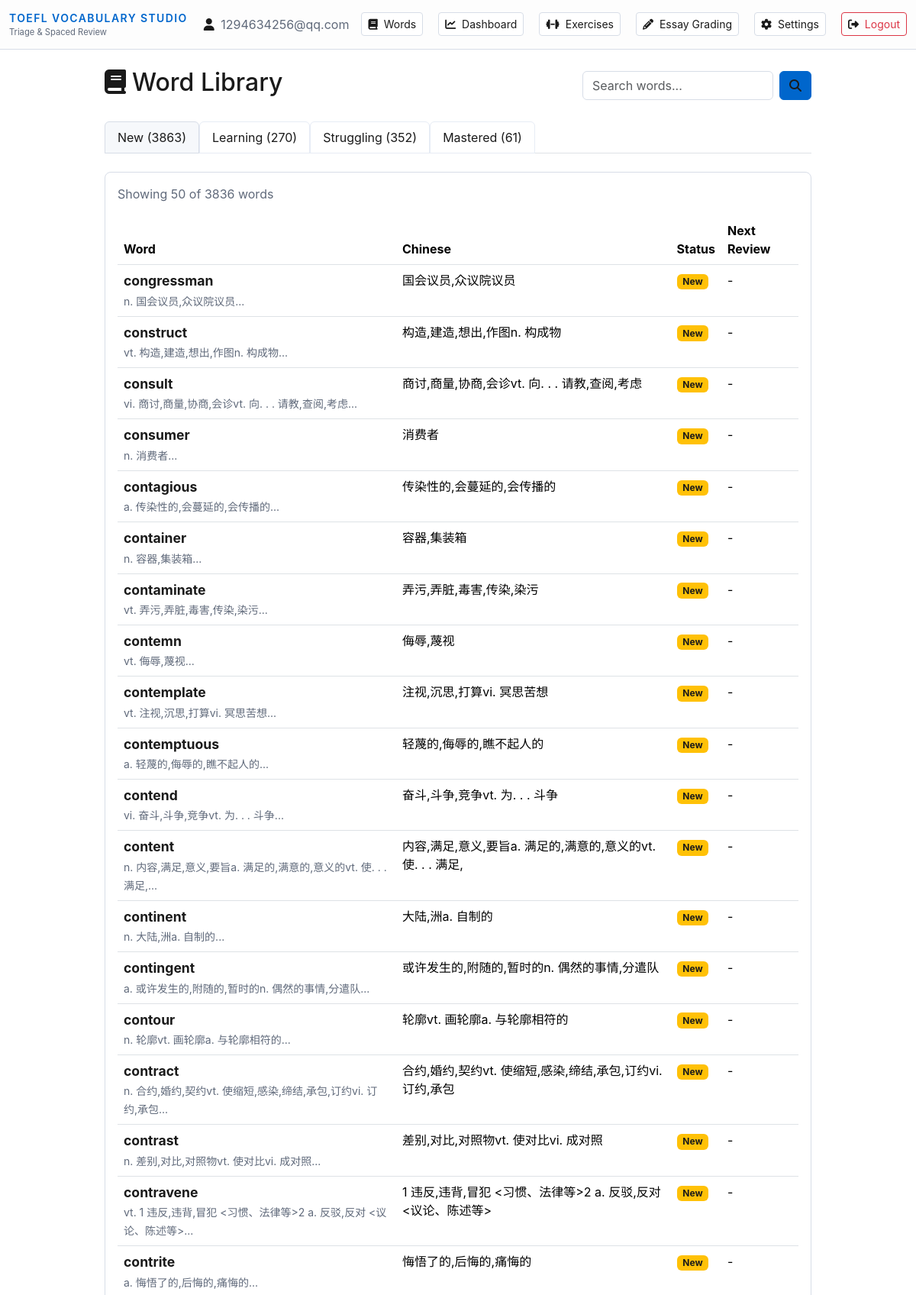
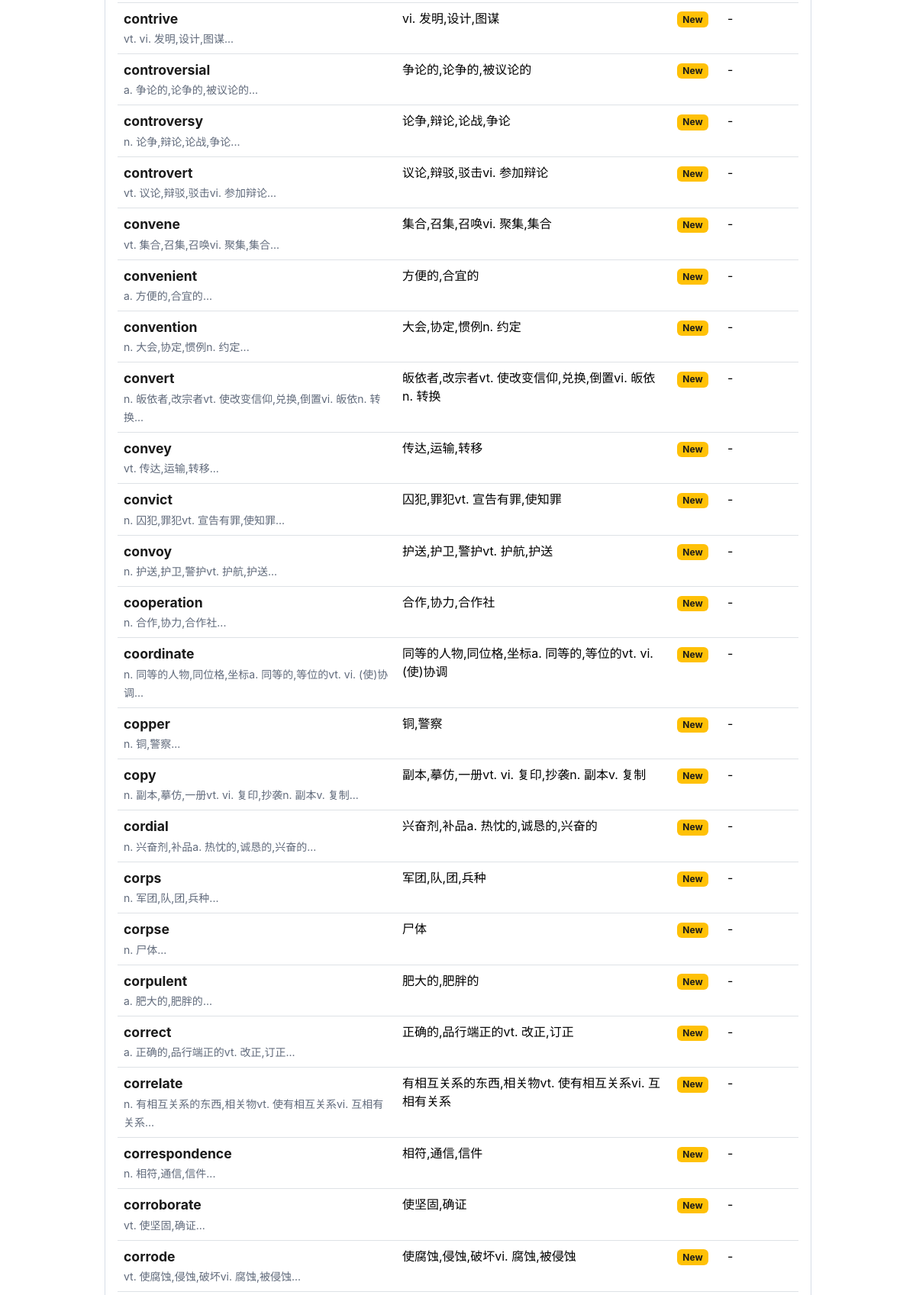
The page /words (signed in, upper part) on the database its author committed (2 pictures, top to bottom).
### models.py (models this page shows, shortened)
class User(db.Model):
    __tablename__ = 'users'
    id = db.Column(db.Integer, primary_key=True, index=True)
    email = db.Column(db.String(255), unique=True, index=True, nullable=False)
    password_hash = db.Column(db.String(255), nullable=False)
    daily_goal = db.Column(db.Integer, default=20, nullable=False)
    created_at = db.Column(db.DateTime(timezone=True), default=utcnow, nullable=False)
    words = db.relationship('UserWord', back_populates='user', cascade='all, delete-orphan')
    reviews = db.relationship('ReviewLog', back_populates='user', cascade='all, delete-orphan')

class Word(db.Model):
    __tablename__ = 'words'
    id = db.Column(db.Integer, primary_key=True, index=True)
    lemma = db.Column(db.String(255), unique=True, index=True, nullable=False)
    definition = db.Column(db.Text, nullable=False)
    example = db.Column(db.Text, nullable=False)
    cn_gloss = db.Column(db.String(255), nullable=True)
    pronunciation_audio_url = db.Column(db.String(500), nullable=True)
    pronunciation_pitfall_cn = db.Column(db.Text, nullable=True)
    user_words = db.relationship('UserWord', back_populates='word', cascade='all, delete-orphan')
    reviews = db.relationship('ReviewLog', back_populates='word', cascade='all, delete-orphan')

### app.py (the view)
@app.route('/words')
@login_required
def browse_words():
    user = get_current_user()
    if not user:
        return redirect(url_for('login'))
    category = request.args.get('category', 'new')
    page = request.args.get('page', 1, type=int)
    per_page = 50
    offset = (page - 1) * per_page
    words, total_count = get_words_by_mastery(user.id, category, limit=per_page, offset=offset)
    total_pages = (total_count + per_page - 1) // per_page
    breakdown = get_mastery_breakdown(user.id)
    enriched_words = []
    for word in words:
        user_word = UserWord.query.filter_by(user_id=user.id, word_id=word.id).first()
        enriched_words.append({
            'word': word,
            'user_word': user_word
        })
    return render_template(
        'words.html',
        enriched_words=enriched_words,
        category=category,
        page=page,
        total_pages=total_pages,
        total_count=total_count,
        breakdown=breakdown
    )

### app.py (called while the page is built)
@app.before_request
def _assign_request_id():
    rid = request.headers.get("X-Request-Id") or request.headers.get("CF-Ray") or uuid4().hex[:12]
    g.request_id = rid
    g._request_start = time.monotonic()

@app.after_request
def _log_request(response):
    start = getattr(g, "_request_start", None)
    if start is not None:
        elapsed_ms = int((time.monotonic() - start) * 1000)
        current_app.logger.info("%s %s -> %s (%sms)", request.method, request.path, response.status_code, elapsed_ms)
    response.headers["X-Request-Id"] = getattr(g, "request_id", "-")
    return response

### utils.py (called while the page is built, shortened)
def login_required(f):
    @wraps(f)
    def decorated_function(*args, **kwargs):
        if 'user_id' not in session:
            flash('Please log in to access this page.', 'warning')
            return redirect(url_for('login'))
        return f(*args, **kwargs)
    return decorated_function

def get_current_user():
    user_id = session.get('user_id')
    if user_id:
        return User.query.get(user_id)
    return None

def get_words_by_mastery(user_id: int, category: str, limit: int = 100, offset: int = 0):
    if category == 'new':
        results = db.session.query(Word).outerjoin(
            UserWord,
            (UserWord.word_id == Word.id) & (UserWord.user_id == user_id)
        ).filter(
            UserWord.id.is_(None)
        ).order_by(Word.id).limit(limit).offset(offset).all()
        count = db.session.query(func.count(Word.id)).outerjoin(
            UserWord,
            (UserWord.word_id == Word.id) & (UserWord.user_id == user_id)
        ).filter(UserWord.id.is_(None)).scalar()
    return results, count or 0

### templates/words.html (shortened to what this page needs)
{% extends "base.html" %}
{% block content %}
<div class="row justify-content-center">
    <div class="col-lg-10">
        <div class="d-flex justify-content-between align-items-center mb-4">
            <h2><i class="fas fa-book me-2"></i>Word Library</h2>
            <form action="{{ url_for('search') }}" method="GET" class="d-flex" style="width: 300px;">
                <input type="text" name="q" class="form-control me-2" placeholder="Search words..." required>
                <button type="submit" class="btn btn-primary">
                    <i class="fas fa-search"></i>
                </button>
            </form>
        </div>
        <ul class="nav nav-tabs mb-4 word-tabs">
            <li class="nav-item">
                <a class="nav-link {% if category == 'new' %}active{% endif %}"
                   href="{{ url_for('browse_words', category='new') }}">
                    New ({{ breakdown.new }})
                </a>
            </li>
            <li class="nav-item">
                <a class="nav-link {% if category == 'learning' %}active{% endif %}"
                   href="{{ url_for('browse_words', category='learning') }}">
                    Learning ({{ breakdown.learning }})
                </a>
            </li>
            <li class="nav-item">
                <a class="nav-link {% if category == 'struggling' %}active{% endif %}"
                   href="{{ url_for('browse_words', category='struggling') }}">
                    Struggling ({{ breakdown.struggling }})
                </a>
            </li>
            <li class="nav-item">
                <a class="nav-link {% if category == 'mastered' %}active{% endif %}"
                   href="{{ url_for('browse_words', category='mastered') }}">
                    Mastered ({{ breakdown.mastered }})
                </a>
            </li>
        </ul>
        <div class="card p-3">
            <p class="text-muted mb-3">Showing {{ enriched_words|length }} of {{ total_count }} words</p>
            {% if enriched_words %}
            <div class="table-responsive">
                <table class="table table-hover word-table">
                    <thead>
                        <tr>
                            <th>Word</th>
                            <th>Chinese</th>
                            <th>Status</th>
                            <th>Next Review</th>
                        </tr>
                    </thead>
                    <tbody>
                        {% for item in enriched_words %}
                        <tr>
                            <td>
                                <strong style="font-size: 1.1rem;">{{ item.word.lemma }}</strong>
                                <br>
                                <small class="text-muted">{{ item.word.definition[:80] }}...</small>
                            </td>
                            <td>{{ item.word.cn_gloss or '-' }}</td>
                            <td>
                                {% if item.user_word %}
                                    <span class="badge bg-info">Rep: {{ item.user_word.repetitions }}</span>
                                    <span class="badge bg-secondary">EF: {{ item.user_word.easiness|round(2) }}</span>
                                {% else %}
                                    <span class="badge bg-warning">New</span>
                                {% endif %}
                            </td>
                            <td>
                                {% if item.user_word %}
                                    {{ item.user_word.next_due.strftime('%m/%d %H:%M') if item.user_word.next_due else '-' }}
                                {% else %}
                                    -
                                {% endif %}
                            </td>
                        </tr>
                        {% endfor %}
                    </tbody>
                </table>
            </div>
            {% else %}
            <div class="text-center py-5">
                <i class="fas fa-inbox fa-3x text-muted mb-3"></i>
                <p class="text-muted">No words in this category yet.</p>
            </div>
            {% endif %}
        </div>
    </div>
</div>
{% endblock %}

### templates/base.html (shortened to what this page needs)
<!DOCTYPE html>
<html lang="en">
<head>
    <link href="https://cdn.jsdelivr.net/npm/bootstrap@5.3.2/dist/css/bootstrap.min.css" rel="stylesheet">
    <link href="https://cdnjs.cloudflare.com/ajax/libs/font-awesome/6.4.0/css/all.min.css" rel="stylesheet">
    <link rel="stylesheet" href="{{ url_for('static', filename='css/unfamiliar_words.css') }}">
</head>
<body>
    <nav class="navbar navbar-light">
        <div class="container-fluid">
            <a class="navbar-brand d-flex flex-column" href="{{ url_for('index') }}">
                <span class="brand-text">TOEFL Vocabulary Studio</span>
                <small class="text-muted" style="font-size: 0.7rem;">Triage & Spaced Review</small>
            </a>
            <div class="d-flex align-items-center gap-3">
                {% if session.user_id %}
                    <span class="text-muted">
                        <i class="fas fa-user me-1"></i>
                        {{ session.user_email }}
                    </span>
                    <a href="{{ url_for('browse_words') }}" class="btn btn-sm btn-outline-light me-1">
                        <i class="fas fa-book me-1"></i> Words
                    </a>
                    <a href="{{ url_for('main_dashboard') }}" class="btn btn-sm btn-outline-light me-1">
                        <i class="fas fa-chart-line me-1"></i> Dashboard
                    </a>
                    <a href="{{ url_for('exercises_hub') }}" class="btn btn-sm btn-outline-light me-1">
                        <i class="fas fa-dumbbell me-1"></i> Exercises
                    </a>
                    <a href="{{ url_for('essay_grading_home') }}" class="btn btn-sm btn-outline-light me-1">
                        <i class="fas fa-pencil-alt me-1"></i> Essay Grading
                    </a>
                    <a href="{{ url_for('settings') }}" class="btn btn-sm btn-outline-light me-1">
                        <i class="fas fa-cog me-1"></i> Settings
                    </a>
                    <a href="{{ url_for('logout') }}" class="btn btn-sm btn-outline-danger">
                        <i class="fas fa-sign-out-alt me-1"></i> Logout
                    </a>
                {% else %}
                    <a href="{{ url_for('login') }}" class="btn btn-sm btn-outline-light">Login</a>
                    <a href="{{ url_for('register') }}" class="btn btn-sm btn-primary">Register</a>
                {% endif %}
            </div>
        </div>
    </nav>
    <main class="container my-4">
        {% block content %}{% endblock %}
    </main>
</body>
</html>

### static/css/unfamiliar_words.css (style rules this page uses)
.word-selectable { cursor: text; user-select: text; }

### templates/base.html (style rules this page uses)
:root { --toefl-bg: #ffffff; --toefl-text: #1a1a1a; --toefl-text-light: #606a7b; --toefl-border: #d7dde7; --toefl-border-light: #e7ecf5; --toefl-primary: #0066cc; --toefl-primary-hover: #0052a3; --toefl-success: #28a745; --toefl-danger: #dc3545; --toefl-warning: #ffc107; --toefl-info: #17a2b8; --toefl-highlight: #fff6cc; --toefl-highlight-blue: #e3f1ff; --toefl-highlight-green: #e6f8ee; --toefl-gray-bg: #f6f8fb; --toefl-nav-bg: #fdfdfd; --slate-900: #f4f7fb; --slate-800: #ecf0f8; --slate-700: #e2e7f3; --slate-400: #6f7d96; --slate-300: #8291aa; --slate-200: #c9d4e6; --slate-100: #1a1f2b; --slate-700-rgb: 226, 231, 243; --teal-500: #0d9488; --teal-400: #0ea5e9; --teal-300: #38bdf8; --teal-200: #bae6fd; --amber-400: #f59e0b; --amber-300: #fbbf24; --amber-200: #fde68a; --rose-400: #fb7185; --rose-300: #fda4af; --rose-200: #fecdd3; --emerald-400: #34d399; --emerald-300: #6ee7b7; --cyan-400: #22d3ee; --purple: #a855f7; --purple-300: #c4b5fd; --blue: #2563eb; --blue-300: #60a5fa; --green: #22c55e; --orange: #fb923c; --gray-300: #d1d5db; --gray-200: #e5e7eb; }
body { background: var(--toefl-bg); color: var(--toefl-text); min-height: 100vh; font-family: -apple-system, BlinkMacSystemFont, 'Segoe UI', Roboto, Oxygen, Ubuntu, Cantarell, sans-serif; }
.navbar { background: var(--toefl-nav-bg); border-bottom: 1px solid var(--toefl-border); }
.card { background: var(--toefl-bg); border: 1px solid var(--toefl-border); border-radius: 0.5rem; }
.btn-primary { background: var(--toefl-primary); border-color: var(--toefl-primary); color: white; font-weight: 600; }
.text-muted { color: var(--toefl-text-light) !important; }
.form-control, .form-select { background: var(--toefl-bg); border: 1px solid var(--toefl-border); color: var(--toefl-text); }
.brand-text { color: var(--toefl-primary); font-weight: 600; text-transform: uppercase; letter-spacing: 0.1em; font-size: 0.875rem; }
.card p, .card h1, .card h2, .card h3, .card h4, .card h5, .card h6, .card label, .card span, .card div { color: var(--toefl-text); }
p, h1, h2, h3, h4, h5, h6, label, span, div, li, td, th { color: var(--toefl-text); }
strong, b, em, i { color: var(--toefl-text); }
a:not(.btn) { color: var(--toefl-primary); }
.btn-outline-light { color: var(--toefl-text); border-color: var(--toefl-border); background: white; }
.btn-outline-danger { color: var(--toefl-danger); border-color: var(--toefl-danger); }

### templates/words.html (style rules this page uses)
.word-tabs .nav-link { color: var(--toefl-text); background: #ffffff; border-color: var(--toefl-border-light); }
.word-tabs .nav-link.active { color: var(--toefl-text); background: var(--toefl-gray-bg); border-color: var(--toefl-border); }
.word-table { color: var(--toefl-text); }

### rows shown on the page
User: user_email "1294634256@qq.com"
Word: word.lemma "congressman", word "n. 国会议员,众议院议员", word "国会议员,众议院议员"
Word: word.lemma "construct", word "vt. 构造,建造,想出,作图n. 构成物", word "构造,建造,想出,作图n. 构成物"
Word: word.lemma "consult", word "vi. 商讨,商量,协商,会诊vt. 向. . . 请教,查阅,考虑", word "商讨,商量,协商,会诊vt. 向. . . 请教,查阅,考虑"
Word: word.lemma "consumer", word "n. 消费者", word "消费者"
Word: word.lemma "contagious", word "a. 传染性的,会蔓延的,会传播的", word "传染性的,会蔓延的,会传播的"
Word: word.lemma "container", word "n. 容器,集装箱", word "容器,集装箱"
Word: word.lemma "contaminate", word "vt. 弄污,弄脏,毒害,传染,染污", word "弄污,弄脏,毒害,传染,染污"
Word: word.lemma "contemn", word "vt. 侮辱,蔑视", word "侮辱,蔑视"
Word: word.lemma "contemplate", word "vt. 注视,沉思,打算vi. 冥思苦想", word "注视,沉思,打算vi. 冥思苦想"
Word: word.lemma "contemptuous", word "a. 轻蔑的,侮辱的,瞧不起人的", word "轻蔑的,侮辱的,瞧不起人的"
Word: word.lemma "contend", word "vi. 奋斗,斗争,竞争vt. 为. . . 斗争", word "奋斗,斗争,竞争vt. 为. . . 斗争"
Word: word.lemma "content", word "n. 内容,满足,意义,要旨a. 满足的,满意的,意义的vt. 使. . . 满足,", word "内容,满足,意义,要旨a. 满足的,满意的,意义的vt. 使. . . 满足,"
Word: word.lemma "continent", word "n. 大陆,洲a. 自制的", word "大陆,洲a. 自制的"
Word: word.lemma "contingent", word "a. 或许发生的,附随的,暂时的n. 偶然的事情,分遣队", word "或许发生的,附随的,暂时的n. 偶然的事情,分遣队"
Word: word.lemma "contour", word "n. 轮廓vt. 画轮廓a. 与轮廓相符的", word "轮廓vt. 画轮廓a. 与轮廓相符的"
Word: word.lemma "contract", word "n. 合约,婚约,契约vt. 使缩短,感染,缔结,承包,订约vi. 订约,承包", word "合约,婚约,契约vt. 使缩短,感染,缔结,承包,订约vi. 订约,承包"
Word: word.lemma "contrast", word "n. 差别,对比,对照物vt. 使对比vi. 成对照", word "差别,对比,对照物vt. 使对比vi. 成对照"
Word: word.lemma "contravene", word "vt. 1 违反,违背,冒犯 <习惯、法律等>2 a. 反驳,反对 <议论、陈述等>", word "1 违反,违背,冒犯 <习惯、法律等>2 a. 反驳,反对 <议论、陈述等>"
Word: word.lemma "contrite", word "a. 悔悟了的,后悔的,痛悔的", word "悔悟了的,后悔的,痛悔的"
Word: word.lemma "contrive", word "vt. vi. 发明,设计,图谋", word "vi. 发明,设计,图谋"
Word: word.lemma "controversial", word "a. 争论的,论争的,被议论的", word "争论的,论争的,被议论的"
Word: word.lemma "controversy", word "n. 论争,辩论,论战,争论", word "论争,辩论,论战,争论"
Word: word.lemma "controvert", word "vt. 议论,辩驳,驳击vi. 参加辩论", word "议论,辩驳,驳击vi. 参加辩论"
Word: word.lemma "convene", word "vt. 集合,召集,召唤vi. 聚集,集合", word "集合,召集,召唤vi. 聚集,集合"
Word: word.lemma "convenient", word "a. 方便的,合宜的", word "方便的,合宜的"
Word: word.lemma "convention", word "n. 大会,协定,惯例n. 约定", word "大会,协定,惯例n. 约定"
Word: word.lemma "convert", word "n. 皈依者,改宗者vt. 使改变信仰,兑换,倒置vi. 皈依n. 转换", word "皈依者,改宗者vt. 使改变信仰,兑换,倒置vi. 皈依n. 转换"
Word: word.lemma "convey", word "vt. 传达,运输,转移", word "传达,运输,转移"
Word: word.lemma "convict", word "n. 囚犯,罪犯vt. 宣告有罪,使知罪", word "囚犯,罪犯vt. 宣告有罪,使知罪"
Word: word.lemma "convoy", word "n. 护送,护卫,警护vt. 护航,护送", word "护送,护卫,警护vt. 护航,护送"
Word: word.lemma "cooperation", word "n. 合作,协力,合作社", word "合作,协力,合作社"
Word: word.lemma "coordinate", word "n. 同等的人物,同位格,坐标a. 同等的,等位的vt. vi. (使)协调", word "同等的人物,同位格,坐标a. 同等的,等位的vt. vi. (使)协调"
Word: word.lemma "copper", word "n. 铜,警察", word "铜,警察"
Word: word.lemma "copy", word "n. 副本,摹仿,一册vt. vi. 复印,抄袭n. 副本v. 复制", word "副本,摹仿,一册vt. vi. 复印,抄袭n. 副本v. 复制"
Word: word.lemma "cordial", word "n. 兴奋剂,补品a. 热忱的,诚恳的,兴奋的", word "兴奋剂,补品a. 热忱的,诚恳的,兴奋的"
Word: word.lemma "corps", word "n. 军团,队,团,兵种", word "军团,队,团,兵种"
Word: word.lemma "corpse", word "n. 尸体", word "尸体"
Word: word.lemma "corpulent", word "a. 肥大的,肥胖的", word "肥大的,肥胖的"
Word: word.lemma "correct", word "a. 正确的,品行端正的vt. 改正,订正", word "正确的,品行端正的vt. 改正,订正"
Word: word.lemma "correlate", word "n. 有相互关系的东西,相关物vt. 使有相互关系vi. 互相有关系", word "有相互关系的东西,相关物vt. 使有相互关系vi. 互相有关系"
Word: word.lemma "correspondence", word "n. 相符,通信,信件", word "相符,通信,信件"
Word: word.lemma "corroborate", word "vt. 使坚固,确证", word "使坚固,确证"
Word: word.lemma "corrode", word "vt. 使腐蚀,侵蚀,破坏vi. 腐蚀,被侵蚀", word "使腐蚀,侵蚀,破坏vi. 腐蚀,被侵蚀"

### other values the page prints
{{ breakdown.new }} "3863"
{{ breakdown.learning }} "270"
{{ breakdown.struggling }} "352"
{{ breakdown.mastered }} "61"
{{ enriched_words|length }} "50"
{{ total_count }} "3836"
